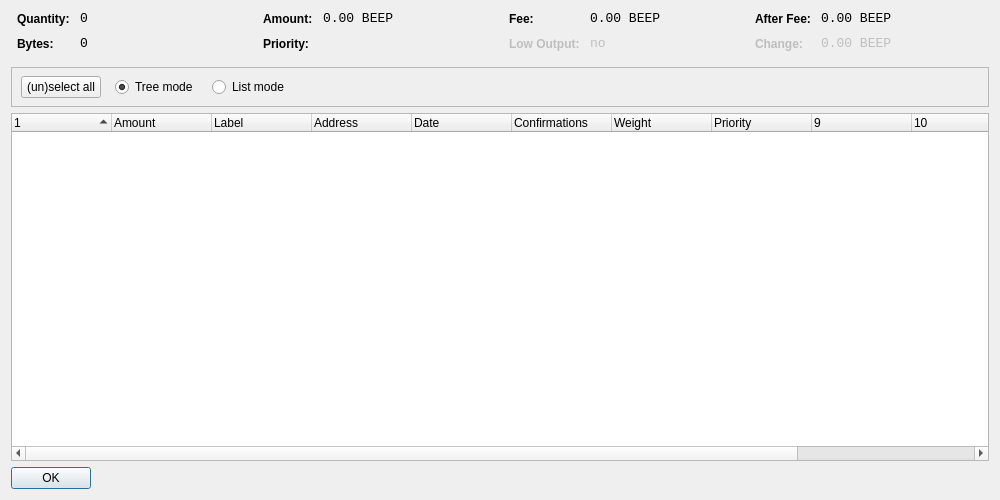
<?xml version="1.0" encoding="UTF-8"?>
<ui version="4.0">
 <class>CoinControlDialog</class>
 <widget class="QWidget" name="CoinControlDialog">
  <property name="geometry">
   <rect>
    <x>0</x>
    <y>0</y>
    <width>1000</width>
    <height>500</height>
   </rect>
  </property>
  <property name="windowTitle">
   <string>Coin Control</string>
  </property>
  <layout class="QVBoxLayout" name="verticalLayout">
   <item>
    <layout class="QHBoxLayout" name="horizontalLayoutTop" stretch="0,0,0,0">
     <property name="topMargin">
      <number>0</number>
     </property>
     <property name="bottomMargin">
      <number>10</number>
     </property>
     <item>
      <layout class="QFormLayout" name="formLayoutCoinControl1">
       <property name="horizontalSpacing">
        <number>10</number>
       </property>
       <property name="verticalSpacing">
        <number>10</number>
       </property>
       <property name="leftMargin">
        <number>6</number>
       </property>
       <property name="rightMargin">
        <number>6</number>
       </property>
       <item row="0" column="0">
        <widget class="QLabel" name="labelCoinControlQuantityText">
         <property name="styleSheet">
          <string notr="true">font-weight:bold;</string>
         </property>
         <property name="text">
          <string>Quantity:</string>
         </property>
        </widget>
       </item>
       <item row="0" column="1">
        <widget class="QLabel" name="labelCoinControlQuantity">
         <property name="font">
          <font>
           <family>Monospace</family>
           <pointsize>10</pointsize>
          </font>
         </property>
         <property name="cursor">
          <cursorShape>IBeamCursor</cursorShape>
         </property>
         <property name="contextMenuPolicy">
          <enum>Qt::ActionsContextMenu</enum>
         </property>
         <property name="text">
          <string notr="true">0</string>
         </property>
         <property name="textInteractionFlags">
          <set>Qt::LinksAccessibleByMouse|Qt::TextSelectableByKeyboard|Qt::TextSelectableByMouse</set>
         </property>
        </widget>
       </item>
       <item row="1" column="0">
        <widget class="QLabel" name="labelCoinControlBytesText">
         <property name="styleSheet">
          <string notr="true">font-weight:bold;</string>
         </property>
         <property name="text">
          <string>Bytes:</string>
         </property>
        </widget>
       </item>
       <item row="1" column="1">
        <widget class="QLabel" name="labelCoinControlBytes">
         <property name="font">
          <font>
           <family>Monospace</family>
           <pointsize>10</pointsize>
          </font>
         </property>
         <property name="cursor">
          <cursorShape>IBeamCursor</cursorShape>
         </property>
         <property name="contextMenuPolicy">
          <enum>Qt::ActionsContextMenu</enum>
         </property>
         <property name="text">
          <string notr="true">0</string>
         </property>
         <property name="textInteractionFlags">
          <set>Qt::LinksAccessibleByMouse|Qt::TextSelectableByKeyboard|Qt::TextSelectableByMouse</set>
         </property>
        </widget>
       </item>
      </layout>
     </item>
     <item>
      <layout class="QFormLayout" name="formLayoutCoinControl2">
       <property name="horizontalSpacing">
        <number>10</number>
       </property>
       <property name="verticalSpacing">
        <number>10</number>
       </property>
       <property name="leftMargin">
        <number>6</number>
       </property>
       <property name="rightMargin">
        <number>6</number>
       </property>
       <item row="0" column="0">
        <widget class="QLabel" name="labelCoinControlAmountText">
         <property name="styleSheet">
          <string notr="true">font-weight:bold;</string>
         </property>
         <property name="text">
          <string>Amount:</string>
         </property>
        </widget>
       </item>
       <item row="0" column="1">
        <widget class="QLabel" name="labelCoinControlAmount">
         <property name="font">
          <font>
           <family>Monospace</family>
           <pointsize>10</pointsize>
          </font>
         </property>
         <property name="cursor">
          <cursorShape>IBeamCursor</cursorShape>
         </property>
         <property name="contextMenuPolicy">
          <enum>Qt::ActionsContextMenu</enum>
         </property>
         <property name="text">
          <string notr="true">0.00 BEEP</string>
         </property>
         <property name="textInteractionFlags">
          <set>Qt::LinksAccessibleByMouse|Qt::TextSelectableByKeyboard|Qt::TextSelectableByMouse</set>
         </property>
        </widget>
       </item>
       <item row="1" column="0">
        <widget class="QLabel" name="labelCoinControlPriorityText">
         <property name="styleSheet">
          <string notr="true">font-weight:bold;</string>
         </property>
         <property name="text">
          <string>Priority:</string>
         </property>
        </widget>
       </item>
       <item row="1" column="1">
        <widget class="QLabel" name="labelCoinControlPriority">
         <property name="font">
          <font>
           <family>Monospace</family>
           <pointsize>10</pointsize>
          </font>
         </property>
         <property name="cursor">
          <cursorShape>IBeamCursor</cursorShape>
         </property>
         <property name="contextMenuPolicy">
          <enum>Qt::ActionsContextMenu</enum>
         </property>
         <property name="text">
          <string/>
         </property>
         <property name="textInteractionFlags">
          <set>Qt::LinksAccessibleByMouse|Qt::TextSelectableByKeyboard|Qt::TextSelectableByMouse</set>
         </property>
        </widget>
       </item>
      </layout>
     </item>
     <item>
      <layout class="QFormLayout" name="formLayoutCoinControl3">
       <property name="horizontalSpacing">
        <number>10</number>
       </property>
       <property name="verticalSpacing">
        <number>10</number>
       </property>
       <property name="leftMargin">
        <number>6</number>
       </property>
       <property name="rightMargin">
        <number>6</number>
       </property>
       <item row="0" column="0">
        <widget class="QLabel" name="labelCoinControlFeeText">
         <property name="styleSheet">
          <string notr="true">font-weight:bold;</string>
         </property>
         <property name="text">
          <string>Fee:</string>
         </property>
        </widget>
       </item>
       <item row="0" column="1">
        <widget class="QLabel" name="labelCoinControlFee">
         <property name="font">
          <font>
           <family>Monospace</family>
           <pointsize>10</pointsize>
          </font>
         </property>
         <property name="cursor">
          <cursorShape>IBeamCursor</cursorShape>
         </property>
         <property name="contextMenuPolicy">
          <enum>Qt::ActionsContextMenu</enum>
         </property>
         <property name="text">
          <string notr="true">0.00 BEEP</string>
         </property>
         <property name="textInteractionFlags">
          <set>Qt::LinksAccessibleByMouse|Qt::TextSelectableByKeyboard|Qt::TextSelectableByMouse</set>
         </property>
        </widget>
       </item>
       <item row="1" column="0">
        <widget class="QLabel" name="labelCoinControlLowOutputText">
         <property name="enabled">
          <bool>false</bool>
         </property>
         <property name="styleSheet">
          <string notr="true">font-weight:bold;</string>
         </property>
         <property name="text">
          <string>Low Output:</string>
         </property>
        </widget>
       </item>
       <item row="1" column="1">
        <widget class="QLabel" name="labelCoinControlLowOutput">
         <property name="enabled">
          <bool>false</bool>
         </property>
         <property name="font">
          <font>
           <family>Monospace</family>
           <pointsize>10</pointsize>
          </font>
         </property>
         <property name="cursor">
          <cursorShape>IBeamCursor</cursorShape>
         </property>
         <property name="contextMenuPolicy">
          <enum>Qt::ActionsContextMenu</enum>
         </property>
         <property name="text">
          <string>no</string>
         </property>
         <property name="textInteractionFlags">
          <set>Qt::LinksAccessibleByMouse|Qt::TextSelectableByKeyboard|Qt::TextSelectableByMouse</set>
         </property>
        </widget>
       </item>
      </layout>
     </item>
     <item>
      <layout class="QFormLayout" name="formLayoutCoinControl4">
       <property name="horizontalSpacing">
        <number>10</number>
       </property>
       <property name="verticalSpacing">
        <number>10</number>
       </property>
       <property name="leftMargin">
        <number>6</number>
       </property>
       <property name="rightMargin">
        <number>6</number>
       </property>
       <item row="0" column="0">
        <widget class="QLabel" name="labelCoinControlAfterFeeText">
         <property name="styleSheet">
          <string notr="true">font-weight:bold;</string>
         </property>
         <property name="text">
          <string>After Fee:</string>
         </property>
        </widget>
       </item>
       <item row="0" column="1">
        <widget class="QLabel" name="labelCoinControlAfterFee">
         <property name="font">
          <font>
           <family>Monospace</family>
           <pointsize>10</pointsize>
          </font>
         </property>
         <property name="cursor">
          <cursorShape>IBeamCursor</cursorShape>
         </property>
         <property name="contextMenuPolicy">
          <enum>Qt::ActionsContextMenu</enum>
         </property>
         <property name="text">
          <string notr="true">0.00 BEEP</string>
         </property>
         <property name="textInteractionFlags">
          <set>Qt::LinksAccessibleByMouse|Qt::TextSelectableByKeyboard|Qt::TextSelectableByMouse</set>
         </property>
        </widget>
       </item>
       <item row="1" column="0">
        <widget class="QLabel" name="labelCoinControlChangeText">
         <property name="enabled">
          <bool>false</bool>
         </property>
         <property name="styleSheet">
          <string notr="true">font-weight:bold;</string>
         </property>
         <property name="text">
          <string>Change:</string>
         </property>
        </widget>
       </item>
       <item row="1" column="1">
        <widget class="QLabel" name="labelCoinControlChange">
         <property name="enabled">
          <bool>false</bool>
         </property>
         <property name="font">
          <font>
           <family>Monospace</family>
           <pointsize>10</pointsize>
          </font>
         </property>
         <property name="cursor">
          <cursorShape>IBeamCursor</cursorShape>
         </property>
         <property name="contextMenuPolicy">
          <enum>Qt::ActionsContextMenu</enum>
         </property>
         <property name="text">
          <string notr="true">0.00 BEEP</string>
         </property>
         <property name="textInteractionFlags">
          <set>Qt::LinksAccessibleByMouse|Qt::TextSelectableByKeyboard|Qt::TextSelectableByMouse</set>
         </property>
        </widget>
       </item>
      </layout>
     </item>
    </layout>
   </item>
   <item>
    <widget class="QFrame" name="frame">
     <property name="minimumSize">
      <size>
       <width>0</width>
       <height>40</height>
      </size>
     </property>
     <property name="frameShape">
      <enum>QFrame::StyledPanel</enum>
     </property>
     <property name="frameShadow">
      <enum>QFrame::Sunken</enum>
     </property>
     <widget class="QWidget" name="horizontalLayoutWidget">
      <property name="geometry">
       <rect>
        <x>10</x>
        <y>0</y>
        <width>781</width>
        <height>41</height>
       </rect>
      </property>
      <layout class="QHBoxLayout" name="horizontalLayoutPanel" stretch="0,0,0,0">
       <property name="spacing">
        <number>14</number>
       </property>
       <item>
        <widget class="QPushButton" name="pushButtonSelectAll">
         <property name="sizePolicy">
          <sizepolicy hsizetype="Maximum" vsizetype="Fixed">
           <horstretch>0</horstretch>
           <verstretch>0</verstretch>
          </sizepolicy>
         </property>
         <property name="text">
          <string>(un)select all</string>
         </property>
        </widget>
       </item>
       <item>
        <widget class="QRadioButton" name="radioTreeMode">
         <property name="sizePolicy">
          <sizepolicy hsizetype="Maximum" vsizetype="Fixed">
           <horstretch>0</horstretch>
           <verstretch>0</verstretch>
          </sizepolicy>
         </property>
         <property name="text">
          <string>Tree mode</string>
         </property>
         <property name="checked">
          <bool>true</bool>
         </property>
        </widget>
       </item>
       <item>
        <widget class="QRadioButton" name="radioListMode">
         <property name="sizePolicy">
          <sizepolicy hsizetype="Maximum" vsizetype="Fixed">
           <horstretch>0</horstretch>
           <verstretch>0</verstretch>
          </sizepolicy>
         </property>
         <property name="text">
          <string>List mode</string>
         </property>
        </widget>
       </item>
       <item>
        <spacer name="horizontalSpacer">
         <property name="orientation">
          <enum>Qt::Horizontal</enum>
         </property>
         <property name="sizeHint" stdset="0">
          <size>
           <width>40</width>
           <height>20</height>
          </size>
         </property>
        </spacer>
       </item>
      </layout>
     </widget>
    </widget>
   </item>
   <item>
    <widget class="CoinControlTreeWidget" name="treeWidget">
     <property name="contextMenuPolicy">
      <enum>Qt::CustomContextMenu</enum>
     </property>
     <property name="sortingEnabled">
      <bool>false</bool>
     </property>
     <property name="columnCount">
      <number>12</number>
     </property>
     <attribute name="headerShowSortIndicator" stdset="0">
      <bool>true</bool>
     </attribute>
     <attribute name="headerStretchLastSection">
      <bool>false</bool>
     </attribute>
     <column>
      <property name="text">
       <string/>
      </property>
     </column>
     <column>
      <property name="text">
       <string>Amount</string>
      </property>
     </column>
     <column>
      <property name="text">
       <string>Label</string>
      </property>
     </column>
     <column>
      <property name="text">
       <string>Address</string>
      </property>
     </column>
     <column>
      <property name="text">
       <string>Date</string>
      </property>
     </column>
     <column>
      <property name="text">
       <string>Confirmations</string>
      </property>
      <property name="toolTip">
       <string>Confirmed</string>
      </property>
     </column>
     <column>
      <property name="text">
       <string>Weight</string>
      </property>
     </column>
     <column>
      <property name="text">
       <string>Priority</string>
      </property>
     </column>
     <column>
      <property name="text">
       <string/>
      </property>
     </column>
     <column>
      <property name="text">
       <string/>
      </property>
     </column>
     <column>
      <property name="text">
       <string/>
      </property>
     </column>
     <column>
      <property name="text">
       <string/>
      </property>
     </column>
    </widget>
   </item>
   <item>
    <widget class="QDialogButtonBox" name="buttonBox">
     <property name="sizePolicy">
      <sizepolicy hsizetype="Maximum" vsizetype="Fixed">
       <horstretch>0</horstretch>
       <verstretch>0</verstretch>
      </sizepolicy>
     </property>
     <property name="orientation">
      <enum>Qt::Horizontal</enum>
     </property>
     <property name="standardButtons">
      <set>QDialogButtonBox::Ok</set>
     </property>
    </widget>
   </item>
  </layout>
 </widget>
 <customwidgets>
  <customwidget>
   <class>CoinControlTreeWidget</class>
   <extends>QTreeWidget</extends>
   <header>coincontroltreewidget.h</header>
  </customwidget>
 </customwidgets>
 <resources/>
 <connections/>
</ui>
